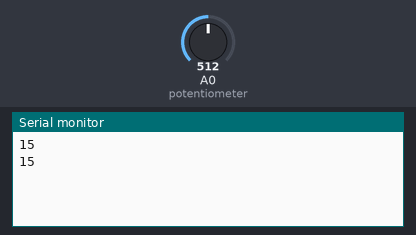
The sketch below on a simulated Arduino Uno, built with avr-gcc and run on an emulated ATmega328P. Parts: the last lines printed to the serial monitor. Inputs (shaded band) come from the test bench; at power-on: A0 (potentiometer) = 512.

Above: at 1.8 s.
1.9 s: A0 (potentiometer) set to 716
At 2.7 s:
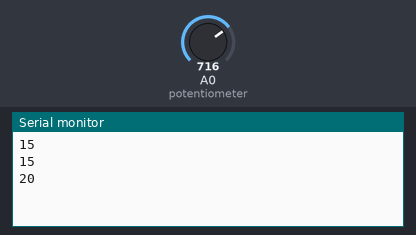
3.4 s: A0 (potentiometer) set to 900
At 4.8 s:
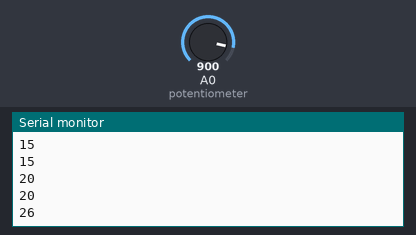
Timing chart, 0 to 6.4 s (numbered marks = the images above; inputs shaded):
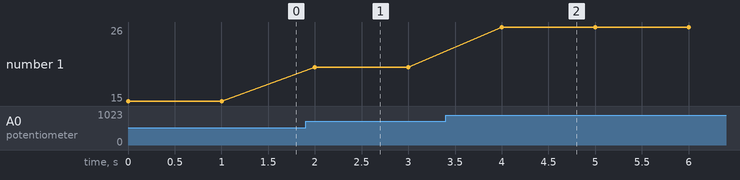

Measured:
- after the input at 1.9 s, the serial monitor: prints a new line after 0.10 s (image 1)
- after the input at 3.4 s, the serial monitor: prints a new line after 0.60 s (image 2)
- plotted number 1: 15 → 20 after the input at 1.9 s, 20 → 26 after the input at 3.4 s

The sketch:

normal_example.ino
```cpp
int potentiometer = A0;

void setup() {
  Serial.begin(9600);
  pinMode(potentiometer, INPUT);
}

void loop() {
  int potiread = analogRead(potentiometer);
  int setmap = map(potiread, 0, 1023, 0, 30);
  Serial.println(setmap);
  //Serial.println(analogRead(potentiometer)); // normal print from analogRead
  delay(1000);
}
```
